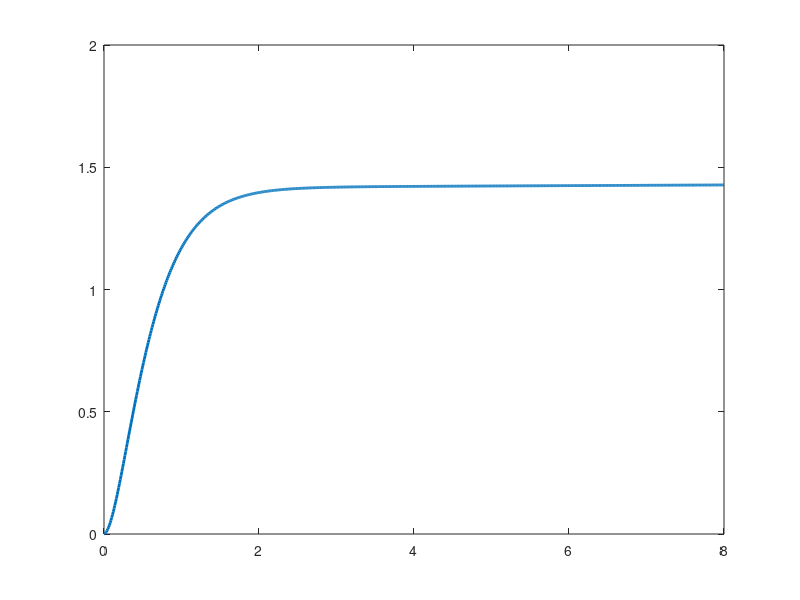

Here is the MATLAB script that generated this plot: (Note: this script raises an error after producing the figure.)
clc;
clear;
close all;

% Parameters
m = 0.75;          % kg
g = 9.81;          % m/s^2
dt = 0.01;         % s
t_end = 8;
t = 0:dt:t_end;

% Controller gains
Kp = 8;
Ki = 0.15;
Kd = 5;

% Reference altitude
z_ref = 1.5;       % m

% Constant disturbance force (downward)
dist = -0.8;       % N

% Preallocation arrays
z = zeros(size(t));
vz = zeros(size(t));
az = zeros(size(t));
T = zeros(size(t));
e = zeros(size(t));
e_int = zeros(size(t));

% Initial conditions
z(1) = 0;
vz(1) = 0;
e_int(1) = 0;

% Simulation loop
for k = 1:length(t)-1
    
    % Error
    e(k) = z_ref - z(k);
    
    % Integral update
    e_int(k+1) = e_int(k) + e(k)*dt;
    
    % PID controller
    u = Kp*e(k) + Ki*e_int(k) - Kd*vz(k);
    
    % Total thrust
    T(k) = m*g + u;
    
    % Thrust saturation
    T(k) = max(0, min(T(k), 20));
    
    % Vertical dynamics with disturbance
    az(k) = (T(k) - m*g + dist)/m;
    
    % Euler integration
    vz(k+1) = vz(k) + az(k)*dt;
    z(k+1) = z(k) + vz(k+1)*dt;
end

% Final values
e(end) = z_ref - z(end);
T(end) = T(end-1);
az(end) = az(end-1);

% Plot altitude
figure;
plot(t, z, 'LineWidth', 2);
hold on;
yline(z_ref, '--', 'LineWidth', 2);
grid on;
xlabel('Time (s)');
ylabel('Altitude (m)');
title('PID altitude control response');
legend('z', 'z_{ref}');

% Plot thrust
figure;
plot(t, T, 'LineWidth', 2);
grid on;
xlabel('Time (s)');
ylabel('Total thrust (N)');
title('PID control thrust history');

% Plot integral error
figure;
plot(t, e_int, 'LineWidth', 2);
grid on;
xlabel('Time (s)');
ylabel('Integral error');
title('Integral of altitude error');

% Plot velocity
figure;
plot(t, vz, 'LineWidth', 2);
grid on;
xlabel('Time (s)');
ylabel('Vertical velocity (m/s)');
title('Vertical velocity response');

% Plot acceleration
figure;
plot(t, az, 'LineWidth', 2);
grid on;
xlabel('Time (s)');
ylabel('Vertical acceleration (m/s^2)');
title('Vertical acceleration response');

% Display final values
fprintf('Final altitude = %.4f m\n', z(end));
fprintf('Final altitude error = %.4f m\n', e(end));
